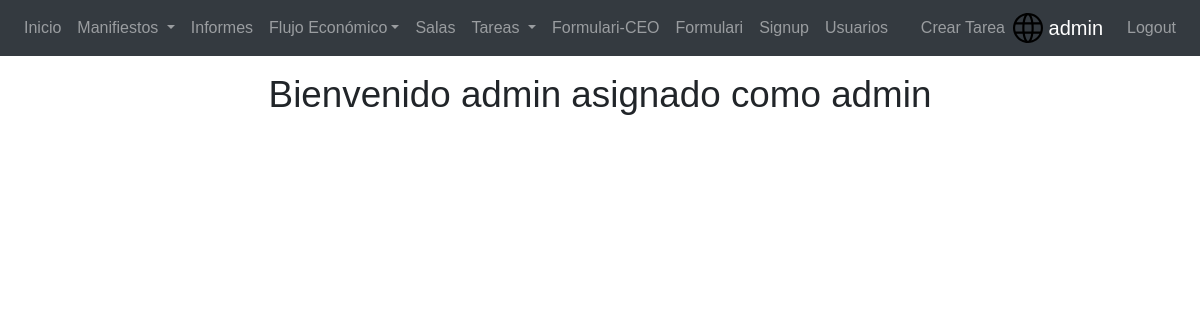
The page /application/ (signed in) on the database as committed earlier.
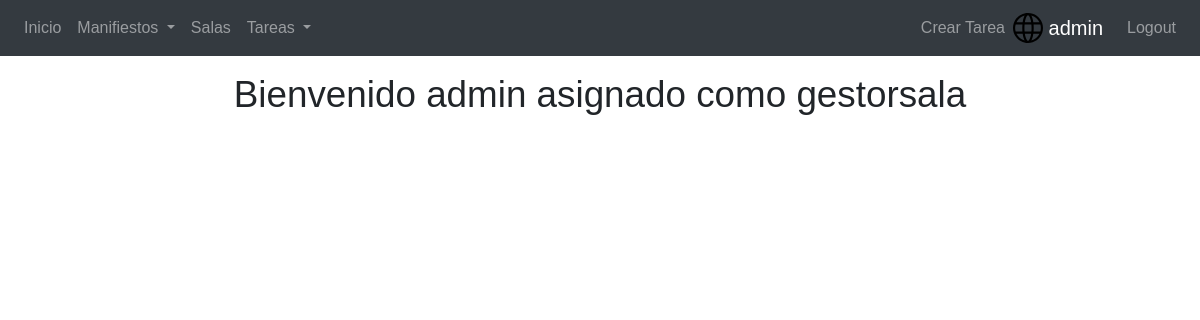
The same page on the database as committed later.
### application/models.py (models this page shows, shortened)
class UserProfile(models.Model):
    user = models.OneToOneField(User, related_name="profile",on_delete=models.CASCADE,default=0)
    ROLE_STATUS =(('admin','admin'),('gestorsala','gestor de sala'),('operario','operario'),('mantenimiento','operario de mantenimiento'),('CEO','CEO'))
    role = models.CharField(max_length=32, choices=ROLE_STATUS, blank=False, default='operario') #Null true and blank true ?¿

### application/views.py (the view)
# urls.py: path('',homepage,name='homepage'),
def homepage(request):
    logged_user = request.user
    role_class = UserProfile.objects.filter(user=logged_user)
    return render(request, 'generic.html', context={'role_class': role_class.get()})

### templates/generic.html (shortened to what the changed rows need)
<!DOCTYPE html>
<html lang="en">
<head>
    <link rel="stylesheet" href="https://maxcdn.bootstrapcdn.com/bootstrap/4.3.1/css/bootstrap.min.css">
     {% load static %}
    <link rel="stylesheet" href="{% static '/css/start_page.css' %}">
</head>
<body>
    <div>
        <div>
            {% block content %}
                {% block register %}
                     {% if user.is_authenticated %}
                                {% block nav %}
                                        <nav class="navbar navbar-expand-lg navbar-dark bg-dark">
                                            <div class="collapse navbar-collapse" id="navbarSupportedContent">
                                                <ul class="navbar-nav mr-auto">
                                                        <li class="nav-item">
                                                        <a class=" nav-link" href="{% url 'homepage' %}"> Inicio</a>
                                                        </li>
                                                    {% if role_class.role == 'gestorsala' or role_class.role == 'admin' %}
                                                        <li class="nav-item dropdown">
                                                        <a class="nav-link dropdown-toggle" href="#" id="navbarDropdown" role="button" data-toggle="dropdown" aria-haspopup="true" aria-expanded="false">
                                                        </a>
                                                        </li>
                                                    {% endif %}
                                                    {% if role_class.role == 'CEO' or role_class.role == 'admin'%}
                                                        <li class="nav-item">
                                                            <a class=" nav-link" href="{% url 'reports' %}"> Informes</a>
                                                        </li>
                                                        <li class="nav-item dropdown">
                                                        <a class=" nav-link dropdown-toggle" href="#"  id="navbarDropdown" role="button" data-toggle="dropdown" aria-haspopup="true" aria-expanded="false"> Flujo Económico</a>
                                                        </li>
                                                    {% endif %}
                                                    {% if role_class.role == 'gestorsala' or role_class.role == 'admin' or role_class.role == 'operario' or role_class.role == 'mantenimiento'%}
                                                        <li class="nav-item">
                                                        <a class=" nav-link" href="{% url 'rooms' %}"> Salas</a>
                                                        </li>
                                                    {% endif %}
                                                    {% if role_class.role == 'gestorsala' or role_class.role == 'admin'%}
                                                        <li class="nav-item dropdown">
                                                            <a class="nav-link dropdown-toggle" href="#" id="navbarDropdown" role="button" data-toggle="dropdown" aria-haspopup="true" aria-expanded="false">
                                                            </a>
                                                        </li>
                                                    {% endif %}
                                                 {% if role_class.role == 'mantenimiento' or role_class.role == 'admin' %}
                                                     <a  class=" nav-link"  href="{% url 'formCEO_create' %}">Formulari-CEO</a>
                                                {% endif %}
                                                {% if role_class.role == 'CEO' or role_class.role == 'admin' %}
                                                     <a  class=" nav-link"  href="{% url 'formCEO_list' %}">Formulari</a>
                                                     <a  class=" nav-link"  href="{% url 'singup' %}">Signup</a>
                                                    <a  class=" nav-link"  href="{% url 'all_users' %}">Usuarios</a>
                                                {% endif %}
                                                </ul>
                                            </div>
                                        </nav>
                                {% endblock %}
                                {% block informacio %}
                                    <h1> Bienvenido {{ role_class.user }} asignado como {{ role_class.role }} </h1>
                                {% endblock %}
                         {% endif %}
                {% endblock %}
            {% endblock %}
         </div>
    </div>
</body>
</html>

Rows that differ between the two databases and show on the page:
changed UserProfile "admin": role "admin" → "gestorsala"
Other text that changed with them:
text no longer shown: "Informes Flujo Económico Formulari-CEO Formulari Signup Usuarios"
